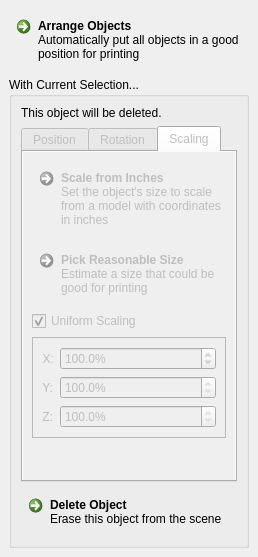
<?xml version="1.0" encoding="UTF-8"?>
<ui version="4.0">
 <class>PositionObjectsPanel</class>
 <widget class="QDockWidget" name="PositionObjectsPanel">
  <property name="geometry">
   <rect>
    <x>0</x>
    <y>0</y>
    <width>258</width>
    <height>557</height>
   </rect>
  </property>
  <property name="sizePolicy">
   <sizepolicy hsizetype="MinimumExpanding" vsizetype="Preferred">
    <horstretch>0</horstretch>
    <verstretch>0</verstretch>
   </sizepolicy>
  </property>
  <property name="minimumSize">
   <size>
    <width>258</width>
    <height>483</height>
   </size>
  </property>
  <property name="features">
   <set>QDockWidget::DockWidgetClosable|QDockWidget::DockWidgetMovable</set>
  </property>
  <property name="allowedAreas">
   <set>Qt::LeftDockWidgetArea|Qt::RightDockWidgetArea</set>
  </property>
  <property name="windowTitle">
   <string>Edit Objects</string>
  </property>
  <widget class="QWidget" name="dockWidgetContents">
   <layout class="QVBoxLayout" name="verticalLayout">
    <item>
     <widget class="QCommandLinkButton" name="autoArrange">
      <property name="text">
       <string>Arrange Objects</string>
      </property>
      <property name="description">
       <string>Automatically put all objects in a good position for printing</string>
      </property>
     </widget>
    </item>
    <item>
     <widget class="QGroupBox" name="positionObjectsCurrentSelectionGroupBox">
      <property name="enabled">
       <bool>true</bool>
      </property>
      <property name="title">
       <string>With Current Selection...</string>
      </property>
      <property name="flat">
       <bool>false</bool>
      </property>
      <property name="checkable">
       <bool>false</bool>
      </property>
      <layout class="QVBoxLayout" name="verticalLayout_2">
       <item>
        <widget class="QLabel" name="deletingObjectLabel">
         <property name="text">
          <string>This object will be deleted.</string>
         </property>
        </widget>
       </item>
       <item>
        <widget class="QTabWidget" name="selectionTabs">
         <property name="enabled">
          <bool>false</bool>
         </property>
         <property name="currentIndex">
          <number>2</number>
         </property>
         <widget class="QWidget" name="positionTab">
          <attribute name="title">
           <string>Position</string>
          </attribute>
          <layout class="QVBoxLayout" name="verticalLayout_3">
           <property name="spacing">
            <number>0</number>
           </property>
           <property name="margin">
            <number>0</number>
           </property>
           <item>
            <widget class="QScrollArea" name="scrollArea_3">
             <property name="frameShape">
              <enum>QFrame::NoFrame</enum>
             </property>
             <property name="horizontalScrollBarPolicy">
              <enum>Qt::ScrollBarAlwaysOff</enum>
             </property>
             <property name="widgetResizable">
              <bool>true</bool>
             </property>
             <widget class="QWidget" name="scrollAreaWidgetContents_3">
              <property name="geometry">
               <rect>
                <x>0</x>
                <y>0</y>
                <width>214</width>
                <height>310</height>
               </rect>
              </property>
              <layout class="QVBoxLayout" name="verticalLayout_8">
               <item>
                <widget class="QCommandLinkButton" name="putOnTray">
                 <property name="text">
                  <string>Put on Tray</string>
                 </property>
                 <property name="description">
                  <string>Reposition vertically to set the base on the tray surface</string>
                 </property>
                </widget>
               </item>
               <item>
                <widget class="QFrame" name="positionGrid">
                 <property name="frameShape">
                  <enum>QFrame::StyledPanel</enum>
                 </property>
                 <property name="frameShadow">
                  <enum>QFrame::Raised</enum>
                 </property>
                 <layout class="QFormLayout" name="formLayout">
                  <item row="0" column="0">
                   <widget class="QLabel" name="label">
                    <property name="sizePolicy">
                     <sizepolicy hsizetype="Minimum" vsizetype="Preferred">
                      <horstretch>0</horstretch>
                      <verstretch>0</verstretch>
                     </sizepolicy>
                    </property>
                    <property name="maximumSize">
                     <size>
                      <width>20</width>
                      <height>16777215</height>
                     </size>
                    </property>
                    <property name="text">
                     <string>X:</string>
                    </property>
                    <property name="alignment">
                     <set>Qt::AlignRight|Qt::AlignTrailing|Qt::AlignVCenter</set>
                    </property>
                   </widget>
                  </item>
                  <item row="0" column="1">
                   <widget class="QDoubleSpinBox" name="positionX">
                    <property name="buttonSymbols">
                     <enum>QAbstractSpinBox::UpDownArrows</enum>
                    </property>
                    <property name="accelerated">
                     <bool>true</bool>
                    </property>
                    <property name="suffix">
                     <string> mm</string>
                    </property>
                    <property name="minimum">
                     <double>-500.000000000000000</double>
                    </property>
                    <property name="maximum">
                     <double>500.000000000000000</double>
                    </property>
                   </widget>
                  </item>
                  <item row="1" column="1">
                   <widget class="QDoubleSpinBox" name="positionY">
                    <property name="accelerated">
                     <bool>true</bool>
                    </property>
                    <property name="suffix">
                     <string> mm</string>
                    </property>
                    <property name="minimum">
                     <double>-500.000000000000000</double>
                    </property>
                    <property name="maximum">
                     <double>500.000000000000000</double>
                    </property>
                   </widget>
                  </item>
                  <item row="2" column="1">
                   <widget class="QDoubleSpinBox" name="positionZ">
                    <property name="accelerated">
                     <bool>true</bool>
                    </property>
                    <property name="suffix">
                     <string> mm</string>
                    </property>
                    <property name="minimum">
                     <double>-500.000000000000000</double>
                    </property>
                    <property name="maximum">
                     <double>500.000000000000000</double>
                    </property>
                   </widget>
                  </item>
                  <item row="1" column="0">
                   <widget class="QLabel" name="label_2">
                    <property name="sizePolicy">
                     <sizepolicy hsizetype="Minimum" vsizetype="Preferred">
                      <horstretch>0</horstretch>
                      <verstretch>0</verstretch>
                     </sizepolicy>
                    </property>
                    <property name="maximumSize">
                     <size>
                      <width>20</width>
                      <height>16777215</height>
                     </size>
                    </property>
                    <property name="text">
                     <string>Y:</string>
                    </property>
                    <property name="alignment">
                     <set>Qt::AlignRight|Qt::AlignTrailing|Qt::AlignVCenter</set>
                    </property>
                   </widget>
                  </item>
                  <item row="2" column="0">
                   <widget class="QLabel" name="label_3">
                    <property name="sizePolicy">
                     <sizepolicy hsizetype="Minimum" vsizetype="Preferred">
                      <horstretch>0</horstretch>
                      <verstretch>0</verstretch>
                     </sizepolicy>
                    </property>
                    <property name="maximumSize">
                     <size>
                      <width>20</width>
                      <height>16777215</height>
                     </size>
                    </property>
                    <property name="text">
                     <string>Z:</string>
                    </property>
                    <property name="alignment">
                     <set>Qt::AlignRight|Qt::AlignTrailing|Qt::AlignVCenter</set>
                    </property>
                   </widget>
                  </item>
                 </layout>
                </widget>
               </item>
               <item>
                <spacer name="verticalSpacer">
                 <property name="orientation">
                  <enum>Qt::Vertical</enum>
                 </property>
                 <property name="sizeHint" stdset="0">
                  <size>
                   <width>20</width>
                   <height>10</height>
                  </size>
                 </property>
                </spacer>
               </item>
              </layout>
             </widget>
            </widget>
           </item>
          </layout>
         </widget>
         <widget class="QWidget" name="rotationTab">
          <attribute name="title">
           <string>Rotation</string>
          </attribute>
          <layout class="QVBoxLayout" name="verticalLayout_4">
           <property name="spacing">
            <number>0</number>
           </property>
           <property name="margin">
            <number>0</number>
           </property>
           <item>
            <widget class="QScrollArea" name="scrollArea_2">
             <property name="frameShape">
              <enum>QFrame::NoFrame</enum>
             </property>
             <property name="horizontalScrollBarPolicy">
              <enum>Qt::ScrollBarAlwaysOff</enum>
             </property>
             <property name="widgetResizable">
              <bool>true</bool>
             </property>
             <widget class="QWidget" name="scrollAreaWidgetContents_2">
              <property name="geometry">
               <rect>
                <x>0</x>
                <y>0</y>
                <width>214</width>
                <height>310</height>
               </rect>
              </property>
              <layout class="QVBoxLayout" name="verticalLayout_7">
               <item>
                <widget class="QCommandLinkButton" name="findBestRotation">
                 <property name="text">
                  <string>Find Best Rotation</string>
                 </property>
                 <property name="description">
                  <string>Orient the object to the best build rotation</string>
                 </property>
                </widget>
               </item>
               <item>
                <widget class="QFrame" name="rotationGrid">
                 <property name="frameShape">
                  <enum>QFrame::StyledPanel</enum>
                 </property>
                 <property name="frameShadow">
                  <enum>QFrame::Raised</enum>
                 </property>
                 <layout class="QFormLayout" name="formLayout_2">
                  <item row="0" column="0">
                   <widget class="QLabel" name="label_7">
                    <property name="sizePolicy">
                     <sizepolicy hsizetype="Minimum" vsizetype="Preferred">
                      <horstretch>0</horstretch>
                      <verstretch>0</verstretch>
                     </sizepolicy>
                    </property>
                    <property name="maximumSize">
                     <size>
                      <width>20</width>
                      <height>16777215</height>
                     </size>
                    </property>
                    <property name="text">
                     <string>X:</string>
                    </property>
                    <property name="alignment">
                     <set>Qt::AlignRight|Qt::AlignTrailing|Qt::AlignVCenter</set>
                    </property>
                   </widget>
                  </item>
                  <item row="0" column="1">
                   <widget class="QDoubleSpinBox" name="rotationX">
                    <property name="buttonSymbols">
                     <enum>QAbstractSpinBox::UpDownArrows</enum>
                    </property>
                    <property name="accelerated">
                     <bool>false</bool>
                    </property>
                    <property name="suffix">
                     <string> deg</string>
                    </property>
                    <property name="minimum">
                     <double>-360.000000000000000</double>
                    </property>
                    <property name="maximum">
                     <double>360.000000000000000</double>
                    </property>
                    <property name="singleStep">
                     <double>90.000000000000000</double>
                    </property>
                   </widget>
                  </item>
                  <item row="1" column="1">
                   <widget class="QDoubleSpinBox" name="rotationY">
                    <property name="accelerated">
                     <bool>false</bool>
                    </property>
                    <property name="suffix">
                     <string> deg</string>
                    </property>
                    <property name="minimum">
                     <double>-360.000000000000000</double>
                    </property>
                    <property name="maximum">
                     <double>360.000000000000000</double>
                    </property>
                    <property name="singleStep">
                     <double>90.000000000000000</double>
                    </property>
                   </widget>
                  </item>
                  <item row="2" column="1">
                   <widget class="QDoubleSpinBox" name="rotationZ">
                    <property name="accelerated">
                     <bool>false</bool>
                    </property>
                    <property name="suffix">
                     <string> deg</string>
                    </property>
                    <property name="minimum">
                     <double>-360.000000000000000</double>
                    </property>
                    <property name="maximum">
                     <double>360.000000000000000</double>
                    </property>
                    <property name="singleStep">
                     <double>90.000000000000000</double>
                    </property>
                   </widget>
                  </item>
                  <item row="1" column="0">
                   <widget class="QLabel" name="label_9">
                    <property name="sizePolicy">
                     <sizepolicy hsizetype="Minimum" vsizetype="Preferred">
                      <horstretch>0</horstretch>
                      <verstretch>0</verstretch>
                     </sizepolicy>
                    </property>
                    <property name="maximumSize">
                     <size>
                      <width>20</width>
                      <height>16777215</height>
                     </size>
                    </property>
                    <property name="text">
                     <string>Y:</string>
                    </property>
                    <property name="alignment">
                     <set>Qt::AlignRight|Qt::AlignTrailing|Qt::AlignVCenter</set>
                    </property>
                   </widget>
                  </item>
                  <item row="2" column="0">
                   <widget class="QLabel" name="label_8">
                    <property name="sizePolicy">
                     <sizepolicy hsizetype="Minimum" vsizetype="Preferred">
                      <horstretch>0</horstretch>
                      <verstretch>0</verstretch>
                     </sizepolicy>
                    </property>
                    <property name="maximumSize">
                     <size>
                      <width>20</width>
                      <height>16777215</height>
                     </size>
                    </property>
                    <property name="text">
                     <string>Z:</string>
                    </property>
                    <property name="alignment">
                     <set>Qt::AlignRight|Qt::AlignTrailing|Qt::AlignVCenter</set>
                    </property>
                   </widget>
                  </item>
                 </layout>
                </widget>
               </item>
               <item>
                <spacer name="verticalSpacer_2">
                 <property name="orientation">
                  <enum>Qt::Vertical</enum>
                 </property>
                 <property name="sizeHint" stdset="0">
                  <size>
                   <width>20</width>
                   <height>123</height>
                  </size>
                 </property>
                </spacer>
               </item>
              </layout>
             </widget>
            </widget>
           </item>
          </layout>
         </widget>
         <widget class="QWidget" name="scalingTab">
          <attribute name="title">
           <string>Scaling</string>
          </attribute>
          <layout class="QVBoxLayout" name="verticalLayout_5">
           <property name="margin">
            <number>0</number>
           </property>
           <item>
            <widget class="QScrollArea" name="scrollArea">
             <property name="frameShape">
              <enum>QFrame::NoFrame</enum>
             </property>
             <property name="horizontalScrollBarPolicy">
              <enum>Qt::ScrollBarAlwaysOff</enum>
             </property>
             <property name="widgetResizable">
              <bool>true</bool>
             </property>
             <widget class="QWidget" name="scrollAreaWidgetContents">
              <property name="geometry">
               <rect>
                <x>0</x>
                <y>0</y>
                <width>214</width>
                <height>316</height>
               </rect>
              </property>
              <layout class="QVBoxLayout" name="verticalLayout_6">
               <item>
                <widget class="QCommandLinkButton" name="scaleFromInches">
                 <property name="text">
                  <string>Scale from Inches</string>
                 </property>
                 <property name="description">
                  <string>Set the object's size to scale from a model with coordinates in inches</string>
                 </property>
                </widget>
               </item>
               <item>
                <widget class="QCommandLinkButton" name="pickReasonableSize">
                 <property name="text">
                  <string>Pick Reasonable Size</string>
                 </property>
                 <property name="description">
                  <string>Estimate a size that could be good for printing</string>
                 </property>
                </widget>
               </item>
               <item>
                <widget class="QCheckBox" name="uniformScalingCheckbox">
                 <property name="text">
                  <string>Uniform Scaling</string>
                 </property>
                 <property name="checked">
                  <bool>true</bool>
                 </property>
                </widget>
               </item>
               <item>
                <widget class="QFrame" name="scalingGrid">
                 <property name="frameShape">
                  <enum>QFrame::StyledPanel</enum>
                 </property>
                 <property name="frameShadow">
                  <enum>QFrame::Raised</enum>
                 </property>
                 <layout class="QFormLayout" name="formLayout_3">
                  <item row="0" column="0">
                   <widget class="QLabel" name="label_10">
                    <property name="sizePolicy">
                     <sizepolicy hsizetype="Minimum" vsizetype="Preferred">
                      <horstretch>0</horstretch>
                      <verstretch>0</verstretch>
                     </sizepolicy>
                    </property>
                    <property name="maximumSize">
                     <size>
                      <width>20</width>
                      <height>16777215</height>
                     </size>
                    </property>
                    <property name="text">
                     <string>X:</string>
                    </property>
                    <property name="alignment">
                     <set>Qt::AlignRight|Qt::AlignTrailing|Qt::AlignVCenter</set>
                    </property>
                   </widget>
                  </item>
                  <item row="0" column="1">
                   <widget class="QDoubleSpinBox" name="scalingX">
                    <property name="buttonSymbols">
                     <enum>QAbstractSpinBox::UpDownArrows</enum>
                    </property>
                    <property name="accelerated">
                     <bool>false</bool>
                    </property>
                    <property name="prefix">
                     <string/>
                    </property>
                    <property name="suffix">
                     <string>%</string>
                    </property>
                    <property name="decimals">
                     <number>1</number>
                    </property>
                    <property name="minimum">
                     <double>0.000000000000000</double>
                    </property>
                    <property name="maximum">
                     <double>10000.000000000000000</double>
                    </property>
                    <property name="singleStep">
                     <double>5.000000000000000</double>
                    </property>
                    <property name="value">
                     <double>100.000000000000000</double>
                    </property>
                   </widget>
                  </item>
                  <item row="1" column="1">
                   <widget class="QDoubleSpinBox" name="scalingY">
                    <property name="readOnly">
                     <bool>true</bool>
                    </property>
                    <property name="accelerated">
                     <bool>false</bool>
                    </property>
                    <property name="suffix">
                     <string>%</string>
                    </property>
                    <property name="decimals">
                     <number>1</number>
                    </property>
                    <property name="minimum">
                     <double>0.000000000000000</double>
                    </property>
                    <property name="maximum">
                     <double>10000.000000000000000</double>
                    </property>
                    <property name="singleStep">
                     <double>5.000000000000000</double>
                    </property>
                    <property name="value">
                     <double>100.000000000000000</double>
                    </property>
                   </widget>
                  </item>
                  <item row="2" column="1">
                   <widget class="QDoubleSpinBox" name="scalingZ">
                    <property name="readOnly">
                     <bool>true</bool>
                    </property>
                    <property name="accelerated">
                     <bool>false</bool>
                    </property>
                    <property name="suffix">
                     <string>%</string>
                    </property>
                    <property name="decimals">
                     <number>1</number>
                    </property>
                    <property name="minimum">
                     <double>0.000000000000000</double>
                    </property>
                    <property name="maximum">
                     <double>10000.000000000000000</double>
                    </property>
                    <property name="singleStep">
                     <double>5.000000000000000</double>
                    </property>
                    <property name="value">
                     <double>100.000000000000000</double>
                    </property>
                   </widget>
                  </item>
                  <item row="1" column="0">
                   <widget class="QLabel" name="label_12">
                    <property name="sizePolicy">
                     <sizepolicy hsizetype="Minimum" vsizetype="Preferred">
                      <horstretch>0</horstretch>
                      <verstretch>0</verstretch>
                     </sizepolicy>
                    </property>
                    <property name="maximumSize">
                     <size>
                      <width>20</width>
                      <height>16777215</height>
                     </size>
                    </property>
                    <property name="text">
                     <string>Y:</string>
                    </property>
                    <property name="alignment">
                     <set>Qt::AlignRight|Qt::AlignTrailing|Qt::AlignVCenter</set>
                    </property>
                   </widget>
                  </item>
                  <item row="2" column="0">
                   <widget class="QLabel" name="label_11">
                    <property name="sizePolicy">
                     <sizepolicy hsizetype="Minimum" vsizetype="Preferred">
                      <horstretch>0</horstretch>
                      <verstretch>0</verstretch>
                     </sizepolicy>
                    </property>
                    <property name="maximumSize">
                     <size>
                      <width>20</width>
                      <height>16777215</height>
                     </size>
                    </property>
                    <property name="text">
                     <string>Z:</string>
                    </property>
                    <property name="alignment">
                     <set>Qt::AlignRight|Qt::AlignTrailing|Qt::AlignVCenter</set>
                    </property>
                   </widget>
                  </item>
                 </layout>
                </widget>
               </item>
               <item>
                <spacer name="verticalSpacer_3">
                 <property name="orientation">
                  <enum>Qt::Vertical</enum>
                 </property>
                 <property name="sizeType">
                  <enum>QSizePolicy::Expanding</enum>
                 </property>
                 <property name="sizeHint" stdset="0">
                  <size>
                   <width>20</width>
                   <height>10</height>
                  </size>
                 </property>
                </spacer>
               </item>
              </layout>
             </widget>
            </widget>
           </item>
          </layout>
         </widget>
        </widget>
       </item>
       <item>
        <widget class="QCommandLinkButton" name="deleteObject">
         <property name="text">
          <string>Delete Object</string>
         </property>
         <property name="description">
          <string>Erase this object from the scene</string>
         </property>
        </widget>
       </item>
      </layout>
     </widget>
    </item>
   </layout>
  </widget>
 </widget>
 <resources/>
 <connections/>
</ui>
